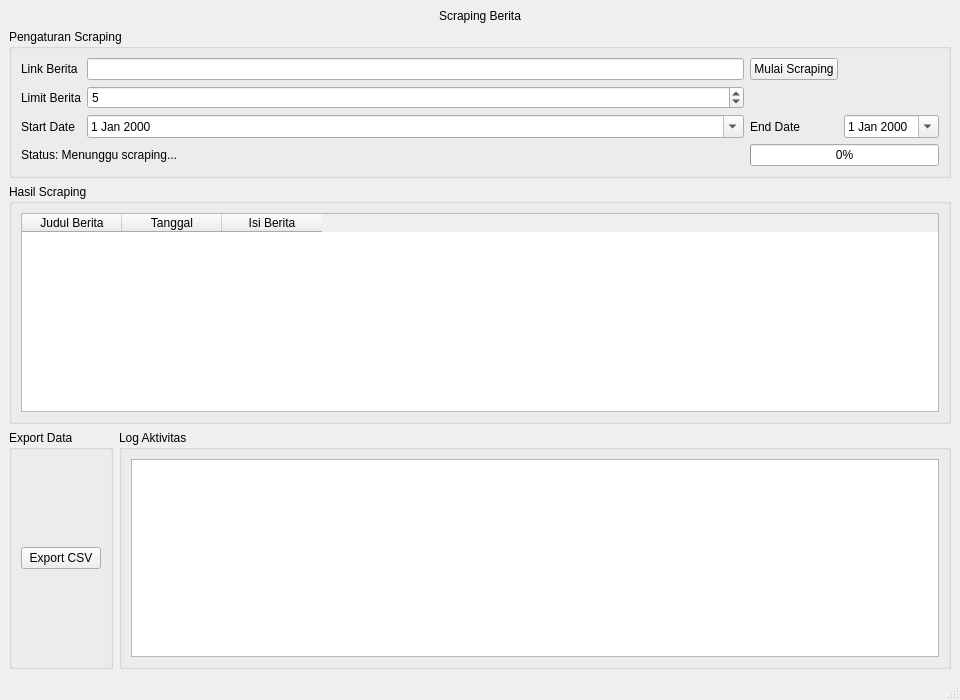
<?xml version="1.0" encoding="UTF-8"?>
<ui version="4.0">
 <class>MainWindow</class>
 <widget class="QMainWindow" name="MainWindow">
  <property name="geometry">
   <rect>
    <x>0</x>
    <y>0</y>
    <width>960</width>
    <height>700</height>
   </rect>
  </property>
  <property name="windowTitle">
   <string>Scraping Berita</string>
  </property>
  <widget class="QWidget" name="centralwidget">
   <layout class="QVBoxLayout" name="verticalLayoutRoot">
    <item>
     <widget class="QLabel" name="judulAplikasi">
      <property name="text">
       <string>Scraping Berita</string>
      </property>
      <property name="alignment">
       <set>Qt::AlignCenter</set>
      </property>
     </widget>
    </item>
    <item>
     <widget class="QGroupBox" name="groupBoxPengaturan">
      <property name="title">
       <string>Pengaturan Scraping</string>
      </property>
      <layout class="QGridLayout" name="gridLayoutPengaturan">
       <item row="0" column="0">
        <widget class="QLabel" name="labelLink">
         <property name="text">
          <string>Link Berita</string>
         </property>
        </widget>
       </item>
       <item row="0" column="1">
        <widget class="QLineEdit" name="inputLink"/>
       </item>
       <item row="0" column="2">
        <widget class="QPushButton" name="btnScrape">
         <property name="text">
          <string>Mulai Scraping</string>
         </property>
        </widget>
       </item>
       <item row="1" column="0">
        <widget class="QLabel" name="limitBerita">
         <property name="text">
          <string>Limit Berita</string>
         </property>
        </widget>
       </item>
       <item row="1" column="1">
        <widget class="QSpinBox" name="limitNews">
         <property name="minimum">
          <number>1</number>
         </property>
         <property name="maximum">
          <number>100</number>
         </property>
         <property name="value">
          <number>5</number>
         </property>
        </widget>
       </item>
       <item row="2" column="0">
        <widget class="QLabel" name="startDate">
         <property name="text">
          <string>Start Date</string>
         </property>
        </widget>
       </item>
       <item row="2" column="1">
        <widget class="QDateEdit" name="dateEdit">
         <property name="calendarPopup">
          <bool>true</bool>
         </property>
        </widget>
       </item>
       <item row="2" column="2">
        <widget class="QLabel" name="endDate">
         <property name="text">
          <string>End Date</string>
         </property>
        </widget>
       </item>
       <item row="2" column="3">
        <widget class="QDateEdit" name="dateEdit_2">
         <property name="calendarPopup">
          <bool>true</bool>
         </property>
        </widget>
       </item>
       <item row="3" column="0" colspan="2">
        <widget class="QLabel" name="statusScraping">
         <property name="text">
          <string>Status: Menunggu scraping...</string>
         </property>
        </widget>
       </item>
       <item row="3" column="2" colspan="2">
        <widget class="QProgressBar" name="progressBar">
         <property name="value">
          <number>0</number>
         </property>
        </widget>
       </item>
      </layout>
     </widget>
    </item>
    <item>
     <widget class="QGroupBox" name="groupBoxHasil">
      <property name="title">
       <string>Hasil Scraping</string>
      </property>
      <layout class="QVBoxLayout" name="verticalLayoutHasil">
       <item>
        <widget class="QTableWidget" name="tableWidget">
         <property name="columnCount">
          <number>3</number>
         </property>
         <column>
          <property name="text">
           <string>Judul Berita</string>
          </property>
         </column>
         <column>
          <property name="text">
           <string>Tanggal</string>
          </property>
         </column>
         <column>
          <property name="text">
           <string>Isi Berita</string>
          </property>
         </column>
        </widget>
       </item>
      </layout>
     </widget>
    </item>
    <item>
     <layout class="QHBoxLayout" name="horizontalLayoutBottom">
      <item>
       <widget class="QGroupBox" name="groupBoxExport">
        <property name="title">
         <string>Export Data</string>
        </property>
        <layout class="QVBoxLayout" name="verticalLayoutExport">
         <item>
          <widget class="QPushButton" name="btnExportCSV">
           <property name="text">
            <string>Export CSV</string>
           </property>
          </widget>
         </item>
        </layout>
       </widget>
      </item>
      <item>
       <widget class="QGroupBox" name="groupBoxLog">
        <property name="title">
         <string>Log Aktivitas</string>
        </property>
        <layout class="QVBoxLayout" name="verticalLayoutLog">
         <item>
          <widget class="QPlainTextEdit" name="plainTextEdit"/>
         </item>
        </layout>
       </widget>
      </item>
     </layout>
    </item>
   </layout>
  </widget>
  <widget class="QMenuBar" name="menubar"/>
  <widget class="QStatusBar" name="statusbar"/>
 </widget>
 <resources/>
 <connections/>
</ui>
